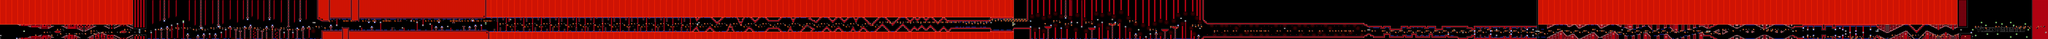

Tiled map render using the project's own tile images. Description and the map definition, with tile-layer contents summarised, below:
An orthogonal 1402x27 tile map with 16x16 px tiles, 2 tile layers (SP, ...), 2 tilesets, 2 image layers.

<map version="1.10" tiledversion="1.11.2" orientation="orthogonal" renderorder="right-down" width="1402" height="27" tilewidth="16" tileheight="16" infinite="0" nextlayerid="5" nextobjectid="1">
 <editorsettings>
  <chunksize width="16" height="27" />
  <export target="../LEVELS/LEVEL DATA/lvlset_B/scarletsurge.csv" format="csv" />
 </editorsettings>
 <tileset firstgid="1" name="famidash" tilewidth="16" tileheight="16" tilecount="256" columns="16">
  <image source="../../../GRAPHICS/famidash Red.bmp" width="256" height="256" />
 </tileset>
 <tileset firstgid="257" name="sprites" tilewidth="16" tileheight="16" tilecount="256" columns="16">
  <image source="../../../GRAPHICS/sprites.png" width="256" height="256" />
 </tileset>
 <imagelayer id="3" name="Image Layer 1" parallaxx="0.9" parallaxy="0.9" repeatx="1" repeaty="1">
  <image source="../../../GRAPHICS/Old/parallax Red.bmp" width="144" height="72" />
 </imagelayer>
 <imagelayer id="4" name="Image Layer 2" offsetx="0" offsety="432" repeatx="1">
  <image source="../../../GRAPHICS/ground Red.bmp" width="64" height="128" />
 </imagelayer>
 <layer id="1" width="1402" height="27">
  <data>[37854 cells, 37854 non-empty, 128 distinct tile ids]</data>
 </layer>
 <layer id="2" name="SP" width="1402" height="27">
  <data>[37854 cells, 1045 non-empty, 41 distinct tile ids]</data>
 </layer>
</map>
